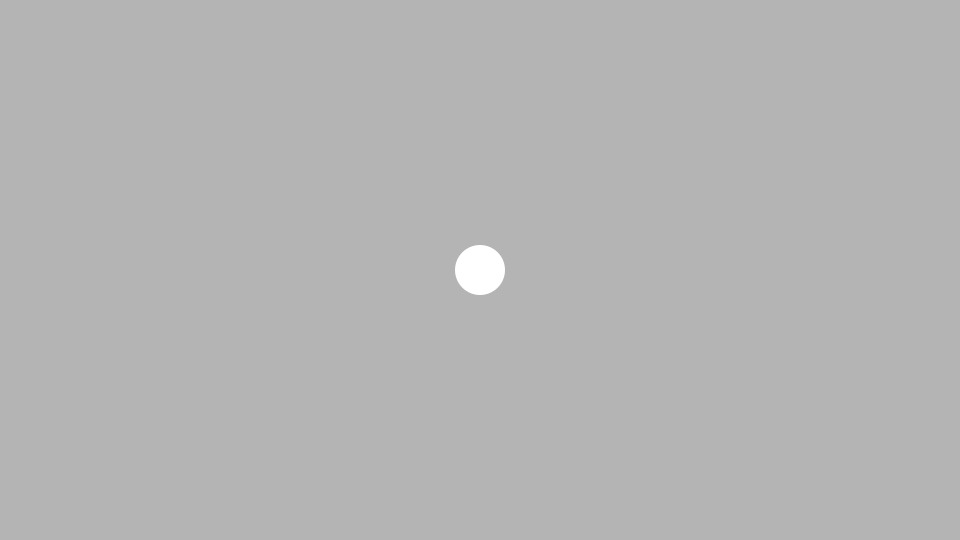
Frame 1 (no input)
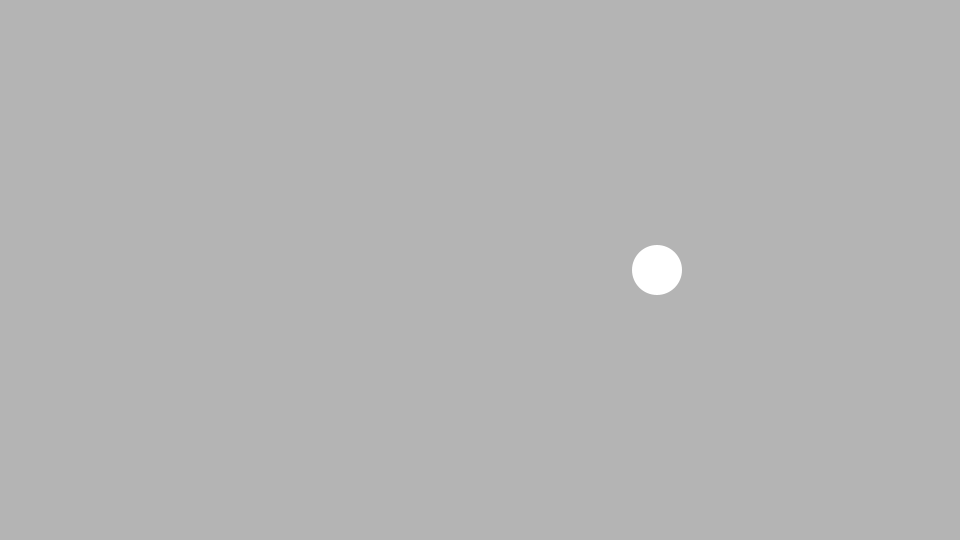
Frame 60 (the mouse pressed at the canvas centre just before this capture)
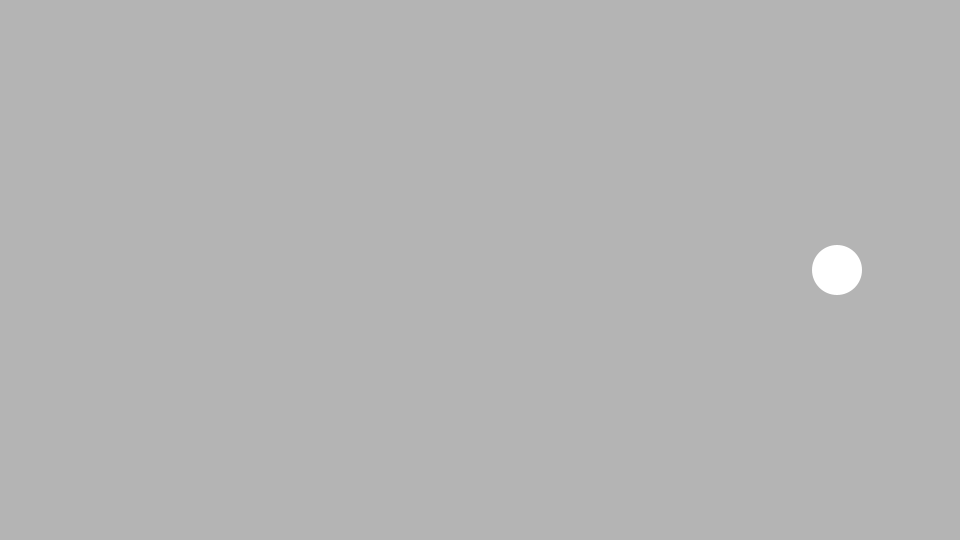
Frame 120 (the mouse held since frame 60 and released just before this capture)

The Processing sketch that drew these frames (run headless with seeded random() and noise(); from frame 60 on, the mouse is pressed at the canvas centre):

// Processing sketch: test
// ── test.pde
// x軸方向の反転のこーど

int x, y;     // ボールの位置
int vx;   // ボールの速度
int ballSize; // ボールの大きさ

void setup() {
  size(960, 540);
  noStroke();
  fill(255);
  // ボールの初期値を設定
  x = width/2;
  y = height/2;
  vx = 3;
  // vy = 2;
  ballSize = 50;
}

void draw() {
  background(180);

  // ボールを描画
  ellipse(x, y, ballSize, ballSize);

  // ボールを動かす
  x += vx;
  // y += vy;

  // 左の壁にぶつかったら
  if (x <= 0) {
    vx *= -1; // x軸方向の速度反転
  }
  // 右の壁にぶつかったら
  if (x >= width) {
    vx *= -1; // x軸方向の速度反転
  }
}
